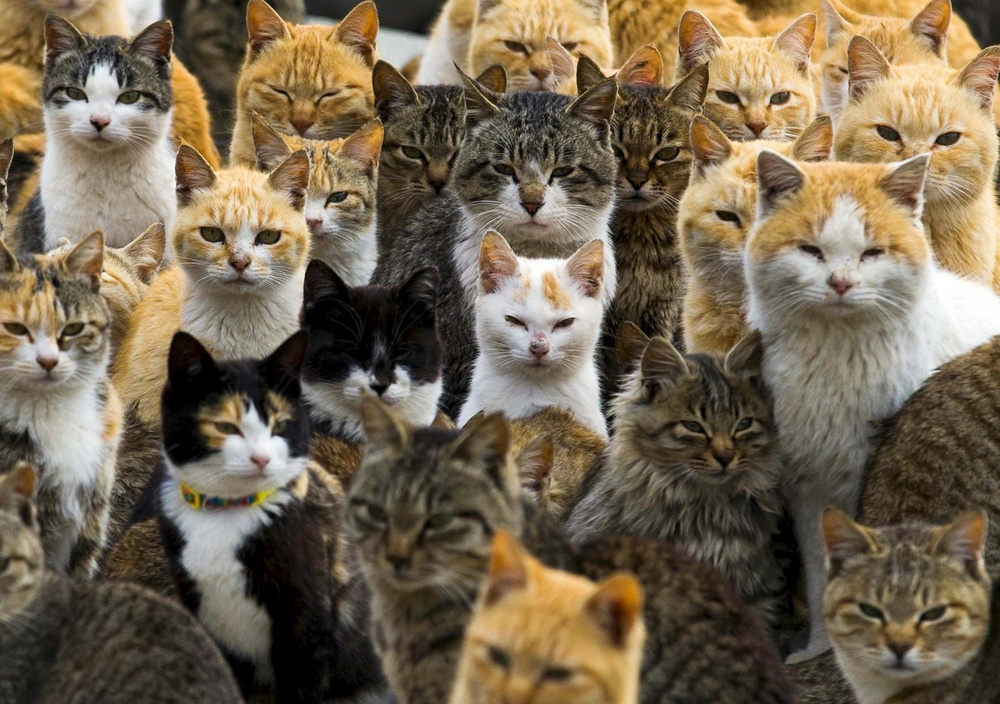
#> input picture Computer Vision/Cat Detection/images/image.jpg, 1000 x 704 px, shrunk from 2048 x 1442 before the run
$ jupyter execute cat_detector.ipynb
#> lines starting #> are read from the running program, lines starting #| are printed output that depends on the picture
# Cat Detector
### Complete # TODO

# Requirements

[cell 1]
import cv2
import os
import matplotlib.pyplot as plt

# Loading Image

[cell 2]
# Define the path to the image file using os.path.join for cross-platform compatibility
image_address = os.path.join("images", "image.jpg")

# Define the path to the Haar Cascade model file using os.path.join for cross-platform compatibility
model = os.path.join("models", "haarcascade_frontalcatface_extended.xml")

# Read the input image from the specified path
image = cv2.imread(image_address)
#> image is the input picture: shape (704, 1000, 3); mean B, G, R 81.5, 102.8, 117

# Convert the image from BGR to RGB format (as OpenCV uses BGR by default and Matplotlib uses RGB)
image = cv2.cvtColor(image, cv2.COLOR_BGR2RGB)

[cell 3]
# Create a figure with specified size to display the image
plt.figure(figsize=(8, 8))

# Display the image using Matplotlib
plt.imshow(image)

# Turn off the axis for a cleaner look
plt.axis('off')

# Show the figure
plt.show()

# Detecting Cat

[cell 4]
# Detecting Cat
# Load the Haar Cascade model for cat face detection
detector = cv2.CascadeClassifier(model)

# Detect cat faces in the image using the loaded model
# scaleFactor: Parameter specifying how much the image size is reduced at each image scale
# minNeighbors: Parameter specifying how many neighbors each candidate rectangle should have to retain it
# minSize: Minimum possible object size. Objects smaller than this are ignored.
rects = detector.detectMultiScale(image, scaleFactor=1.1, minNeighbors=5, minSize=(30, 30))
#> rects = [[274, 161, 84, 84], [44, 48, 112, 112], [700, 52, 110, 110], [486, 280, 106, 106], [195, 377, 115, 115], [178, 185, 122, 122], [474, 123, 120, 120], [773, 192, 142, 142], [853, 82, 128, 128], [837, 558, 134, 134]]

# Iterate over the detected rectangles (bounding boxes for cat faces)
for (i, (x, y, w, h)) in enumerate(rects):
    # Draw a rectangle around the detected cat face
    cv2.rectangle(image, (x, y), (x + w, y + h), (255, 0, 0), 2)

    # Annotate the image with the text 'Cat #N' above the rectangle
    cv2.putText(image, f'Cat #{i + 1}', (x, y - 10), cv2.FONT_HERSHEY_SIMPLEX, 0.9, (255, 0, 0), 2)
    pass
#> this loop made 10 passes
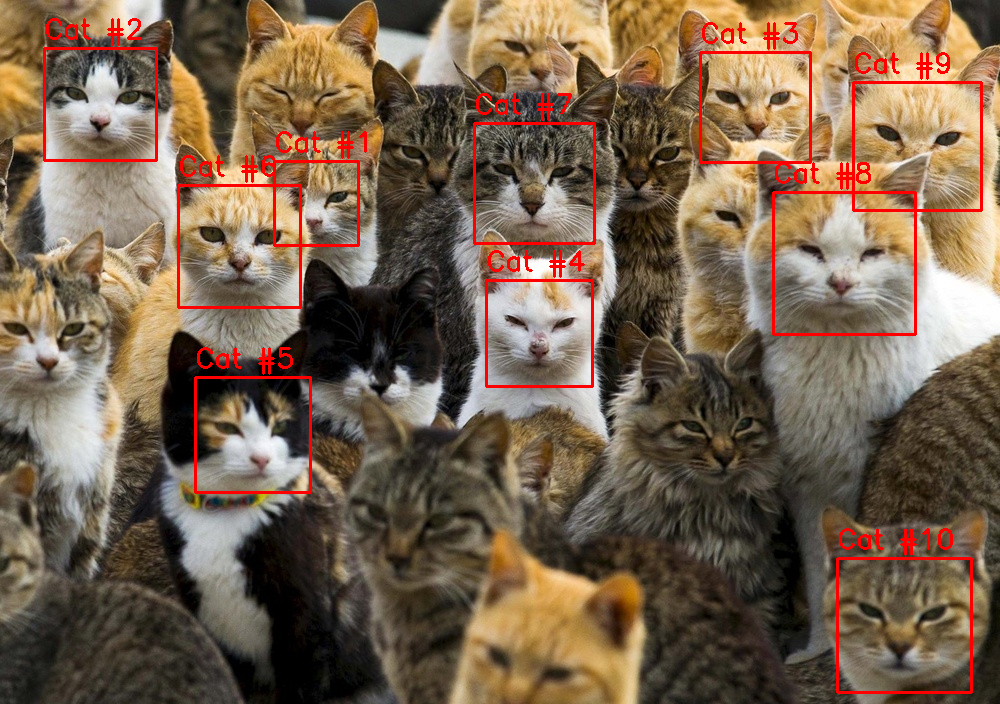
#> image: shape (704, 1000, 3); mean R, G, B 120.3, 99, 78.5
